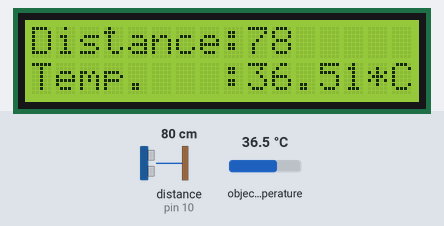
Recording of a sketch running on a simulated Arduino Uno, built with avr-gcc and run on an emulated ATmega328P. On the bench: 16×2 character LCD. Wiring (inferred from the names in the program): ultrasonic range finder: trigger pin 9; echo pin 10. Inputs (shaded band) come from the test bench; at power-on: distance to the obstacle (sensor on pin 10) 80 cm, object temperature 36.5 °C. The echo pulse lasts 58.3 µs per cm.

Above: at 5.2 s.
5.3 s: distance to the obstacle (sensor on pin 10) set to 2 cm
At 6.3 s:
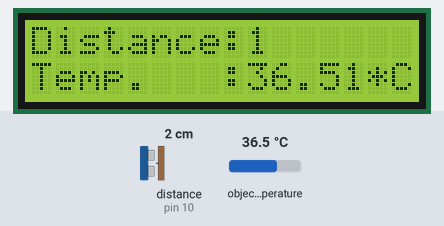
7.1 s: distance to the obstacle (sensor on pin 10) set to 18 cm
At 8.3 s:
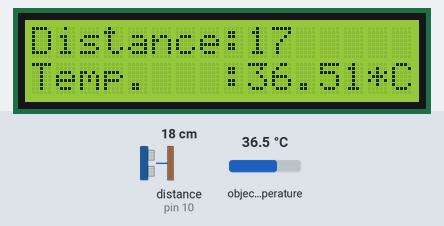
10.1 s: object temperature set to 20 °C
At 11.3 s:
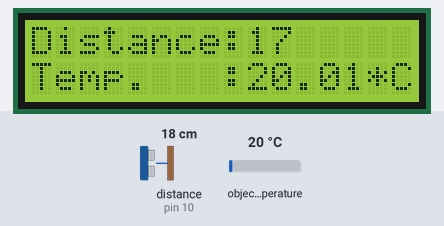
11.6 s: object temperature set to 26 °C
At 12.4 s:
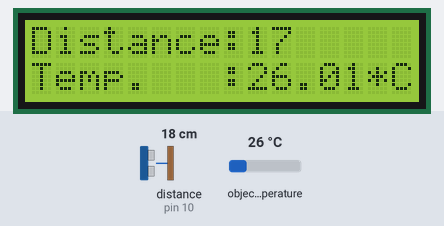
13.2 s: distance to the obstacle (sensor on pin 10) set to 4 cm
At 14.5 s:
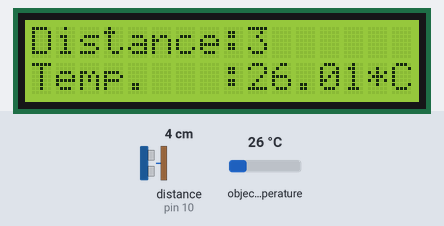
16.2 s: object temperature set to 32 °C
At 17.4 s:
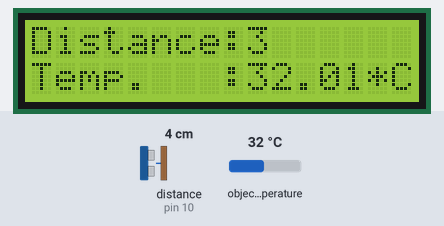
Timing chart, 0 to 18.8 s (numbered marks = the images above; inputs shaded):
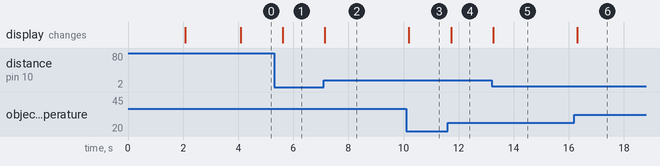

Measured:
- after the input at 5.3 s, the display: changes after 0.32 s (image 1)
- after the input at 7.1 s, the display: changes at once (image 2)
- after the input at 10.1 s, the display: changes after 0.10 s (image 3)
- after the input at 11.6 s, the display: changes after 0.13 s (image 4)
- after the input at 13.2 s, the display: changes after 0.05 s (image 5)
- after the input at 16.2 s, the display: changes after 0.10 s (image 6)

The sketch:

RemoteObject.ino
```cpp
#include <Wire.h>
#include <Adafruit_MLX90614.h>
#include <LiquidCrystal.h>

const int rs = 2, en = 3, d4 = 4, d5 = 5, d6 = 6, d7 = 7;
LiquidCrystal lcd(rs, en, d4, d5, d6, d7);


Adafruit_MLX90614 mlx = Adafruit_MLX90614();


const int trigPin = 9;
const int echoPin = 10;
// defines variables
long duration;
int distance=0;


void setup() {
  Serial.begin(9600);
  lcd.begin(16, 2);
  pinMode(trigPin, OUTPUT); // Sets the trigPin as an Output
  pinMode(echoPin, INPUT); // Sets the echoPin as an Input
  mlx.begin();

  lcd.setCursor(3, 0);
  lcd.print("STechiez");
  delay(2000);
  lcd.clear();
  lcd.setCursor(0, 0);
  lcd.print("Remote Object");
  lcd.setCursor(0, 1);
  lcd.print("Distance/Temp. Sensor");
  delay(2000);
}

void loop() {
  digitalWrite(trigPin, HIGH);
  delayMicroseconds(10);
  digitalWrite(trigPin, LOW);
  duration = pulseIn(echoPin, HIGH);  //read the raw timer value
  distance= duration*0.034/2;   //Calculate the distance


  lcd.clear();
  lcd.print("Distance:");
  lcd.println(distance);
  lcd.setCursor(0, 1);
  lcd.print("Temp.   :");
  lcd.print(mlx.readObjectTempC());
  lcd.println("*C");

  delay(500);
}
```
